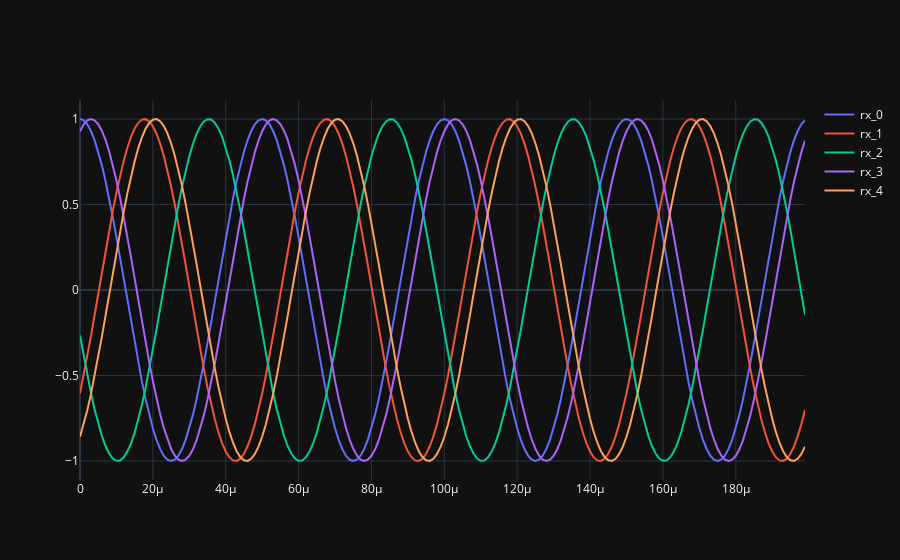

The notebook cell saved with this chart:
### Markdown cell above
## Multiply each signal reception by phases shift

Complex multioplication is equivalent to add a phase shift

$ tx\_signal = {e^{j2\pi ft}} $

$ steering\_vectors = {e^{j2\pi \ phase\_shift}} $

$ steering\_vectors * tx\_signal = {e^{j2\pi phase\_shift}} * {e^{j2\pi ft}} = {e^{j2\pi (ft + phase\_shift)}} $

### Code cell
steering_vectors = steering_vectors.reshape(-1,1) # make steering_vectors a column vector
tx_signal = tx_signal.reshape(1,-1) # make tx_signal a row vector

rx_signals = steering_vectors * tx_signal # Simulate the received signal rx_signals through a matrix multiply

if use_matplotlib:
    for rx_signal in range(antena_rx_nbr):
        plt.plot(np.asarray(rx_signals[rx_signal,:]).squeeze().real[0:200], label='rx_' + str(rx_signal))
    plt.legend()
    plt.show()
else:
    fig = go.Figure()
    for rx_signal in range(antena_rx_nbr):
        fig.add_trace(go.Scatter(x=t[0:200], y=np.asarray(rx_signals[rx_signal,:]).squeeze().real[0:200], mode='lines', name='rx_' + str(rx_signal)))
    fig.update_layout(template="plotly_dark")
    fig.show()

### Figure 1 — Plotly figure (JSON) as saved in the notebook; plotly's stock layout.template omitted (floating-point values rounded to 4 significant figures; data arrays with more than 128 entries replaced by an {"elided": "..."} marker saying what was removed)
{"data": [{"mode": "lines", "name": "rx_0", "type": "scatter", "x": {"elided": "200 float values"}, "y": {"elided": "200 float values"}}, {"mode": "lines", "name": "rx_1", "type": "scatter", "x": {"elided": "200 float values"}, "y": {"elided": "200 float values"}}, {"mode": "lines", "name": "rx_2", "type": "scatter", "x": {"elided": "200 float values"}, "y": {"elided": "200 float values"}}, {"mode": "lines", "name": "rx_3", "type": "scatter", "x": {"elided": "200 float values"}, "y": {"elided": "200 float values"}}, {"mode": "lines", "name": "rx_4", "type": "scatter", "x": {"elided": "200 float values"}, "y": {"elided": "200 float values"}}], "layout": {}}
